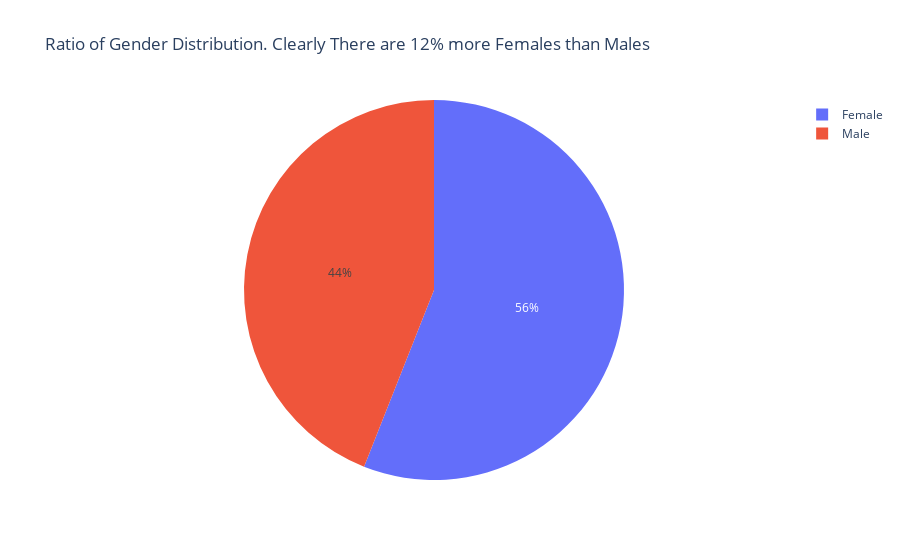

Notebook code for this chart:
### Code cell
fig1 = px.pie(df,names='Gender',title='Ratio of Gender Distribution. Clearly There are 12% more Females than Males')
fig1.show()

### Figure 1 — Plotly figure (JSON) as saved in the notebook; plotly's stock layout.template omitted (floating-point values rounded to 4 significant figures; data arrays with more than 128 entries replaced by an {"elided": "..."} marker saying what was removed)
{"data": [{"domain": {"x": [0, 1], "y": [0, 1]}, "hovertemplate": "Gender=%{label}<extra></extra>", "labels": {"elided": "200 str values"}, "legendgroup": "", "name": "", "showlegend": true, "type": "pie"}], "layout": {"legend": {"tracegroupgap": 0}, "title": {"text": "Ratio of Gender Distribution. Clearly There are 12% more Females than Males"}}}
